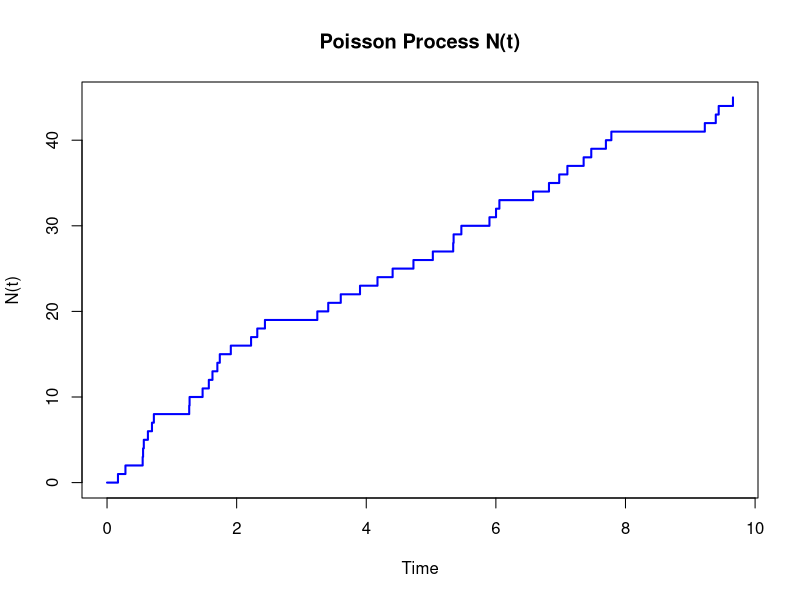

Write R code to recreate this figure.
# Page no. 214
lambda <- 5 
T <- 10 
set.seed(123) 
jump_times <- cumsum(rexp(100, rate = lambda))
jump_times <- jump_times[jump_times <= T] 
N_t <- seq_along(jump_times)
jump_times <- c(0, jump_times)
N_t <- c(0, N_t)
plot(jump_times, N_t, type = "s",
     main = "Poisson Process N(t)",
     xlab = "Time", ylab = "N(t)",
     col = "blue", lwd = 2)
